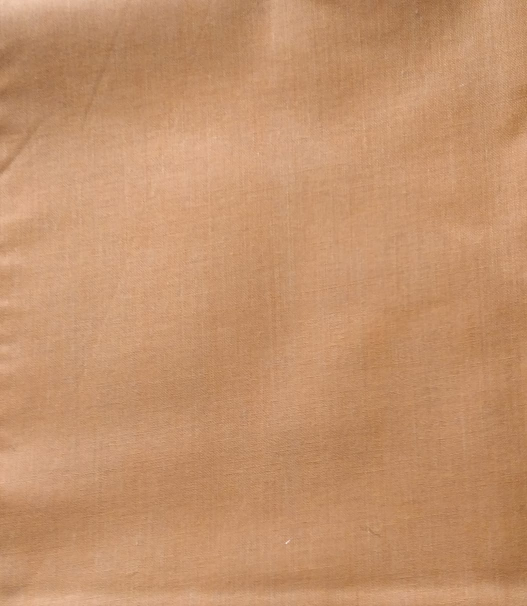
#> input picture fifth.jpeg, 1054 x 1212 px (shown at 1/2 size)
$ python qual1.py
#> lines starting #> are read from the running program, lines starting #| are printed output that depends on the picture; after the words box and inside, x2 and y2 are one past the last pixel; in counts of white or black regions, pixels touching at a corner belong together
#> further down, input_image is the input picture: shape (1212, 1054, 3); mean B, G, R 108.2, 146.7, 196.3
import numpy as np
import cv2
import matplotlib.pyplot as plt

def defect_detect(image):
    img = image.copy()
    hsv = cv2.cvtColor(img, cv2.COLOR_BGR2HSV)
#> hsv: shape (1212, 1054, 3); mean H, S, V 13.1, 115, 196.3
    # cv2.imshow("good_Window", hsv)
    h = hsv[:, :, 0]
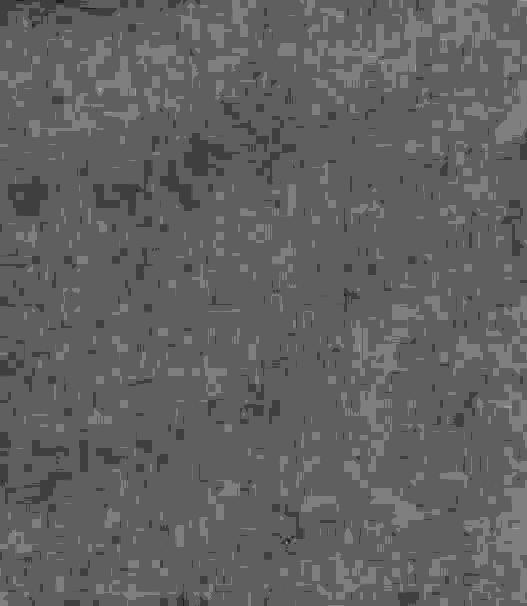
#> h: shape (1212, 1054) (shown at 1/2 size); min 10, max 18, mean 13.07; drawn with min black and max white
    s = hsv[:, :, 1]
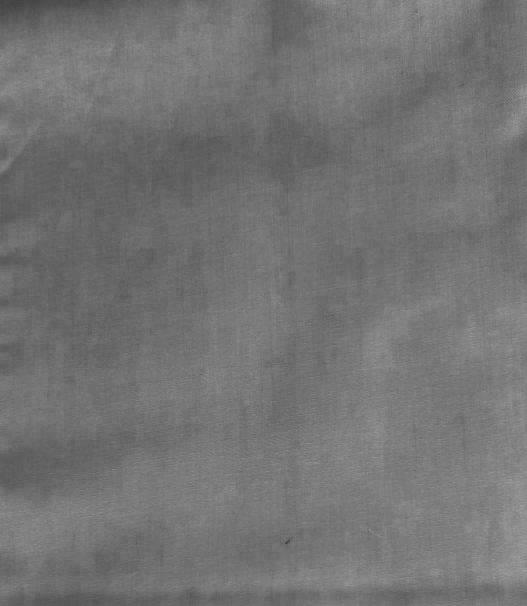
#> s: shape (1212, 1054) (shown at 1/2 size); min 50, max 166, mean 115
    v = hsv[:, :, 2]
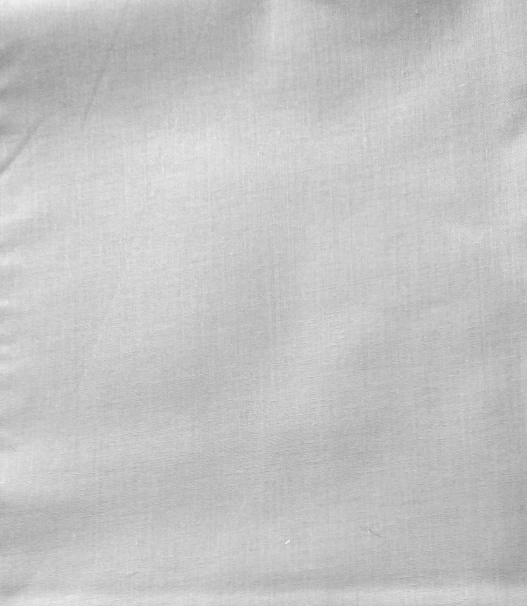
#> v: shape (1212, 1054) (shown at 1/2 size); min 137, max 255, mean 196.3
    blr = cv2.blur(v, (15, 15))
    # cv2.imshow("good_Window1", blr)
    dst = cv2.fastNlMeansDenoising(blr, None, 10, 7, 21)
    _, binary = cv2.threshold(dst, 0, 255, cv2.THRESH_BINARY + cv2.THRESH_OTSU)
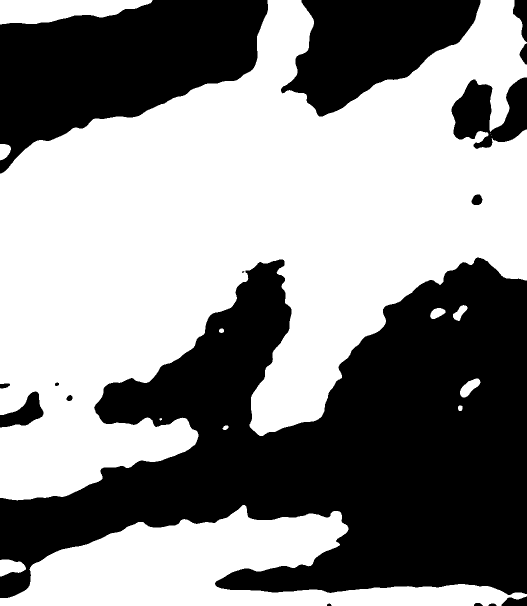
#> binary: shape (1212, 1054) (shown at 1/2 size); 54.9% white; 16 black regions (1 under 20 px), largest, box (x1, y1, x2, y2) and area: (0, 515, 1054, 1196) 395679, (0, 0, 536, 347) 107408, (562, 0, 961, 233) 54300
    adaptive_binary = cv2.adaptiveThreshold(dst, 255, cv2.ADAPTIVE_THRESH_GAUSSIAN_C, cv2.THRESH_BINARY, 11, 2)
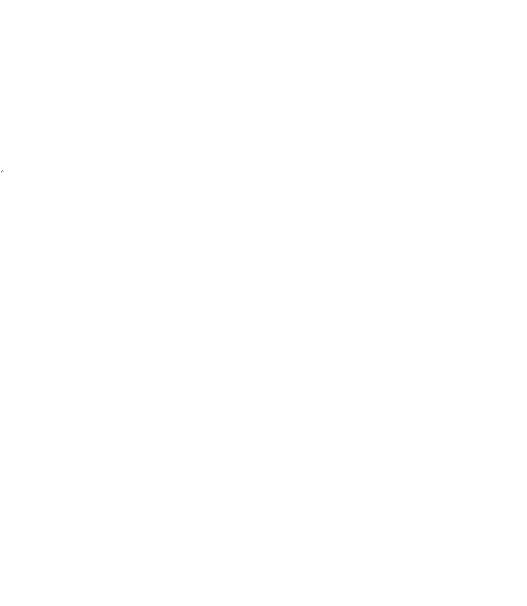
#> adaptive_binary: shape (1212, 1054) (shown at 1/2 size); 100% white; black in thin lines or dots, all inside (x1, y1, x2, y2) = (2, 341, 7, 345)
    kernel = np.ones((5, 5), np.uint8)
    erosion = cv2.erode(adaptive_binary, kernel, iterations=1)
#> erosion: shape (1212, 1054); 100% white; 1 black region, box (x1, y1, x2, y2) and area: (0, 339, 9, 347) 61
    dilation = cv2.dilate(adaptive_binary, kernel, iterations=1)
#> dilation: shape (1212, 1054); every value is 255

    if (dilation == 255).sum() > 1:  # Check if there are any white pixels in dilation
        print("Defective fabric")
        contours, _ = cv2.findContours(dilation, cv2.RETR_EXTERNAL, cv2.CHAIN_APPROX_SIMPLE)
#> contours = [[[0, 0], [0, 1211], [1053, 1211], [1053, 0]]]
        for contour in contours:
            area = cv2.contourArea(contour)
            if area > 5000:  # Adjust the area threshold as per your requirement
                cv2.drawContours(img, [contour], -1, (0, 255, 0), 3)
#> this loop made 1 pass
#> (contour, area) on pass 1: ([[0, 0], [0, 1211], [1053, 1211], [1053, 0]], 1275183)
        cv2.imshow("Binary image", adaptive_binary)

        cv2.waitKey(0)
        cv2.destroyAllWindows()
    else:
        print("Good fabric")

    return adaptive_binary
input_image=cv2.imread('fifth.jpeg')
binary=defect_detect(input_image)

$ run again, with second.jpeg copied over fifth.jpeg
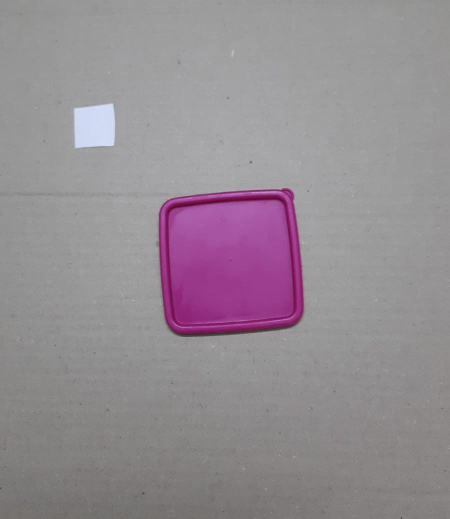
#> input picture second.jpeg, 899 x 1037 px (shown at 1/2 size)
#> input_image is the input picture: shape (1037, 899, 3); mean B, G, R 146.9, 140.4, 148.7
#> hsv: shape (1037, 899, 3); mean H, S, V 51.2, 15.6, 149.2
#> in defect_detect, `_, binary = cv2.threshold(dst, 0, 255, cv2.THRESH_BINARY + cv2.THRESH_..`:
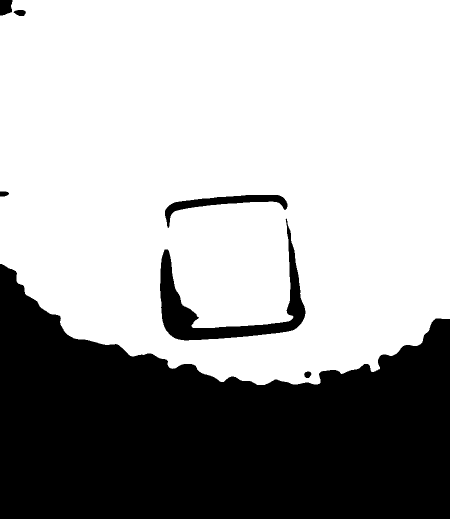
#> binary: shape (1037, 899) (shown at 1/2 size); 65.8% white; 7 black regions, largest, box (x1, y1, x2, y2) and area: (0, 528, 899, 1037) 299299, (320, 437, 611, 681) 14583, (330, 390, 575, 456) 3870
#> adaptive_binary: shape (1037, 899); 99.6% white; 95 black regions (85 under 20 px), largest, box (x1, y1, x2, y2) and area: (351, 643, 592, 667) 913, (356, 653, 586, 677) 723, (354, 399, 547, 419) 514
#> in defect_detect, `erosion = cv2.erode(adaptive_binary, kernel, iterations=1)`:
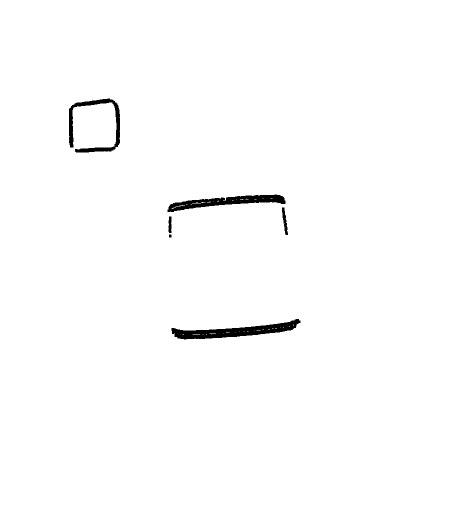
#> erosion: shape (1037, 899) (shown at 1/2 size); 98.8% white; 6 black regions, box (x1, y1, x2, y2) and area: (343, 638, 601, 679) 4279, (335, 389, 571, 424) 3411, (138, 197, 240, 305) 2601, (564, 415, 576, 470) 311, (337, 433, 343, 466) 179, (338, 469, 343, 475) 30
#> dilation: shape (1037, 899); every value is 255
#> contours = [[[0, 0], [0, 1036], [898, 1036], [898, 0]]]
#> the loop in defect_detect, `for contour in contours:` made 1 pass
#> (contour, area) on pass 1: ([[0, 0], [0, 1036], [898, 1036], [898, 0]], 930328)
